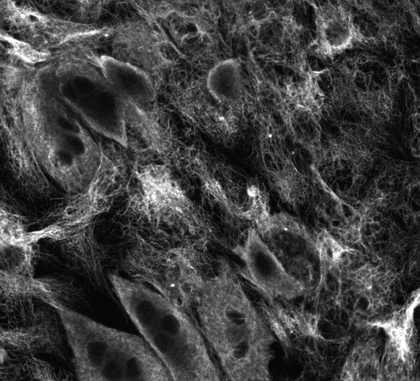
%> input picture images/image2.PNG, 420 x 381 px, shrunk from 882 x 801 before the run
$ octave nematicRun.m   (GNU Octave 9; MATLAB toolbox functions it lacks are replaced by stand-ins)
%> lines starting %> are read from the running program, lines starting %| are printed output that depends on the picture
### analyze_nematic_order.m
function [S_field, theta_field, avg_nematic_order, global_nematic_order, U, V] = analyze_nematic_order(filename, sigma, box_size, Fancy, Filter)
%> called with sigma = 3, box_size = 64, Fancy = 0
    % ANALYZE_NEMATIC_ORDER Analyzes orientational order and director fields from image texture.
    %
    % This function calculates local and global nematic order parameters using
    % the Structure Tensor (or gradient-based coherence tensor) computed from the image.
    %
    % INPUTS:
    %   filename             - Path to the image file (e.g. PNG/JPG)
    %   sigma                - Standard deviation of the Gaussian blur kernel (reduces pixel noise)
    %   box_size             - Width of square grid boxes for local spatial averaging (pixels)
    %   Fancy                - Visualization flag (1 for styled thicker arrows, 0 for simple quiver)
    %   Filter               - Optional input (not active in current implementation)
    %
    % OUTPUTS:
    %   S_field              - 2D grid of interpolated local nematic order (scalar, 0 to 1)
    %   theta_field          - 2D grid of interpolated local director angles (scaled by /pi)
    %   avg_nematic_order    - Average nematic order across all grid boxes
    %   global_nematic_order - Nematic order computed across the entire image at once
    %   U, V                 - X and Y components of the local nematic director (unit vectors)

    % ---------------------------------------------------------------------
    % 1. Image Pre-processing
    % ---------------------------------------------------------------------
    % Read the image from disk
    img = imread(filename);
%> img is the input picture: size 381x420x3 uint8; min 2, max 255, mean 63.5

    % Convert to grayscale if it is an RGB color image (3 channels)
    if size(img, 3) == 3
        img = rgb2gray(img);
%> img: size 381x420 uint8
    end

    % Convert image representation to double precision in the range [0, 1]
    img = im2double(img);
%> img: size 381x420 double

    % ---------------------------------------------------------------------
    % 2. Image Smoothing
    % ---------------------------------------------------------------------
    % Apply a Gaussian low-pass filter to smooth the image. This suppresses
    % high-frequency noise (e.g., sensor noise, pixel-level fluctuations)
    % and helps focus the gradient computation on relevant texture features.
    blurred_img = imgaussfilt(img, sigma);
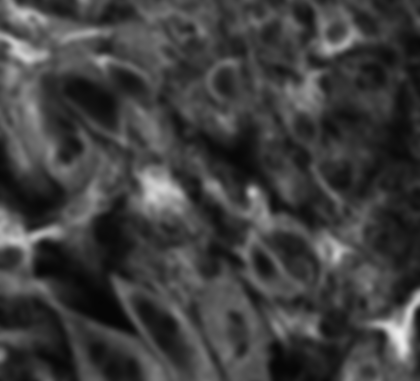
%> blurred_img: size 381x420 double; min 0.0231, max 0.932, mean 0.249

    % ---------------------------------------------------------------------
    % 3. Gradient Computation
    % ---------------------------------------------------------------------
    % Calculate local gradients (partial derivatives along x and y) using
    % central differences. Gradients point in the direction of greatest
    % intensity change (perpendicular to texture lines/strips).
    [Ix, Iy] = gradient(blurred_img);
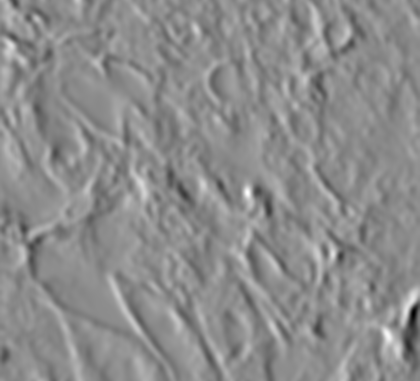
%> Ix: size 381x420 double; min -0.114, max 0.0927, mean -0.000305; drawn with min black and max white
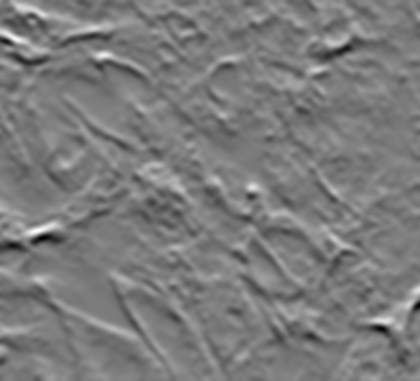
%> Iy: size 381x420 double; min -0.0889, max 0.0939, mean 4.35e-06; drawn with min black and max white

    % Get the size of the smoothed image
    [height, width] = size(blurred_img);
%> height = 381; width = 420

    % ---------------------------------------------------------------------
    % 4. Box-wise Structure Tensor Calculations
    % ---------------------------------------------------------------------
    % Divide the image into a grid of square boxes of size `box_size x box_size`.
    % We compute local texture properties in each grid cell.
    num_boxes_x = floor(width / box_size);
%> num_boxes_x = 6
    num_boxes_y = floor(height / box_size);
%> num_boxes_y = 5

    % Pre-allocate arrays for the nematic tensor components:
    % In 2D, the nematic order tensor Q is represented as:
    % Q = S * [cos(2*theta), sin(2*theta); sin(2*theta), -cos(2*theta)]
    % Let:
    %   c2 = S * cos(2*theta)
    %   s2 = S * sin(2*theta)
    % These elements capture the orientational features of the local structure.
    c2_all = zeros(num_boxes_y, num_boxes_x);
    s2_all = zeros(num_boxes_y, num_boxes_x);

    % Loop through each grid box
    for i = 1:num_boxes_y
        for j = 1:num_boxes_x
            % Define the boundary coordinates of the current box
            row_start = (i-1)*box_size + 1;
            row_end = i*box_size;
            col_start = (j-1)*box_size + 1;
            col_end = j*box_size;

            % Extract the gradients (Ix, Iy) for the pixels inside the current box
            Ix_box = Ix(row_start:row_end, col_start:col_end);
            Iy_box = Iy(row_start:row_end, col_start:col_end);

            % Compute the elements of the Local Structure Tensor (J):
            % J = [ J11, J12;
            %       J12, J22 ]
            % where:
            %   J11 = <Ix^2>
            %   J12 = <Ix * Iy>
            %   J22 = <Iy^2>
            % and <.> denotes spatial averaging over the box.
            J11 = mean2(Ix_box.^2);
            J12 = mean2(Ix_box .* Iy_box);
            J22 = mean2(Iy_box.^2);

            % Trace of the structure tensor represents the total gradient energy
            traceJ = J11 + J22;

            % Handle homogeneous regions where gradients are negligible (e.g., flat background)
            if traceJ < 1e-10
                c2 = 0;
                s2 = 0;
            else
                % Normalize structure tensor elements to extract pure orientation.
                % The primary orientation of the texture gradient is related to the
                % difference in eigenvalues.
                % c2 = cos(2*phi_grad) and s2 = sin(2*phi_grad)
                c2 = (J11 - J22) / traceJ;
                s2 = (2 * J12) / traceJ;
            end

            % Store the computed nematic components for the current box
            c2_all(i, j) = c2;
            s2_all(i, j) = s2;
        end
    end
%> after the loop, c2 = 0.115; c2_all = [-0.351 -0.601 -0.2 0.0267 0.246 -0.219; 0.403 -0.213 -0.0057 0.113 0.0662 0.0498; 0.319 0.078 0.133 0.00987 0.275 0.0722; -0.469 0.172 -0.0209 0.192 0.0963 0.0829; -0.149 0.182 0.143 0.226 -0.0141 0.115]; s2 = 0.0493; s2_all = [-0.488 0.044 -0.28 -0.178 -0.163 0.127; -0.159 -0.278 -0.493 -0.148 -0.2 -0.0737; -0.498 -0.156 -0.47 -0.286 -0.436 -0.314; 0.0796 0.398 -0.219 -0.318 -0.44 -0.202; -0.275 -0.656 -0.589 -0.478 -0.464 0.0493]

    % ---------------------------------------------------------------------
    % 5. Scalar Nematic Order Parameter
    % ---------------------------------------------------------------------
    % Calculate the average nematic components over all grid boxes
    c2_avg = mean(c2_all(:));
%> c2_avg = 0.0253
    s2_avg = mean(s2_all(:));
%> s2_avg = -0.252

    % avg_nematic_order (S_average): Quantifies how aligned the local directors
    % are with each other across the entire sample. Ranges from 0 (disordered,
    % isotropic) to 1 (perfectly aligned, single uniform direction).
    avg_nematic_order = sqrt(c2_avg^2 + s2_avg^2);
%> avg_nematic_order = 0.253

    % ---------------------------------------------------------------------
    % 6. Global Nematic Order Parameter (Entire Image)
    % ---------------------------------------------------------------------
    % Instead of analyzing box-wise, compute a single structure tensor for
    % the entire image gradients.
    J11_global = mean2(Ix.^2);
%> J11_global = 0.000197
    J12_global = mean2(Ix .* Iy);
%> J12_global = -4.05e-05
    J22_global = mean2(Iy.^2);
%> J22_global = 0.000187
    traceJ_global = J11_global + J22_global;
%> traceJ_global = 0.000385

    if traceJ_global < 1e-10
        global_nematic_order = 0;
    else
        c2_global = (J11_global - J22_global) / traceJ_global;
%> c2_global = 0.0255
        s2_global = (2 * J12_global) / traceJ_global;
%> s2_global = -0.211
        global_nematic_order = sqrt(c2_global^2 + s2_global^2);
%> global_nematic_order = 0.212
    end

    % Display numerical results in the command window
    fprintf('Average Nematic Order (box-wise): %.4f\n', avg_nematic_order);
%| Average Nematic Order (box-wise): 0.2534
    fprintf('Global Nematic Order: %.4f\n', global_nematic_order);
%| Global Nematic Order: 0.2123

    % ---------------------------------------------------------------------
    % 7. Field Interpolation & Visualization
    % ---------------------------------------------------------------------
    % S_box: The local scalar order parameter (anisotropy) in each box.
    % It quantifies the degree of local alignment inside the box.
    S_box = sqrt(c2_all.^2 + s2_all.^2);
%> S_box = [0.601 0.603 0.344 0.18 0.295 0.253; 0.433 0.351 0.493 0.186 0.211 0.0889; 0.591 0.175 0.488 0.287 0.516 0.323; 0.476 0.434 0.22 0.371 0.45 0.219; 0.312 0.681 0.606 0.529 0.464 0.125]

    % theta_box: The local orientation of the gradient.
    % We multiply by 0.5 because nematic symmetry has a period of 180 degrees (pi).
    theta_box = 0.5 * atan2(s2_all, c2_all);
%> theta_box = [-1.1 1.53 -1.1 -0.711 -0.293 1.31; -0.188 -1.11 -0.791 -0.46 -0.626 -0.488; -0.501 -0.554 -0.647 -0.768 -0.504 -0.672; 1.49 0.581 -0.833 -0.514 -0.678 -0.591; -1.03 -0.65 -0.666 -0.565 -0.801 0.202]

    % Interpolate the fields to create a higher-resolution visual representation.
    % interp2(..., 4) refines the grid 4 times using bilinear interpolation.
    S_field = interp2(S_box, 4);
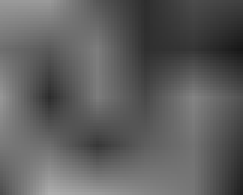
%> S_field: size 65x81 double (shown 3 times larger); min 0.0889, max 0.681, mean 0.372
    theta_field = interp2((theta_box)/pi, 4);
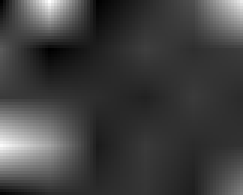
%> theta_field: size 65x81 double (shown 3 times larger); min -0.354, max 0.488, mean -0.144; drawn with min black and max white

    % Plot the local orientation angle map (sin(2*theta_field))
    % The sine function projects the angle into a smooth, periodic representation.
    figure;
    imagesc(sin(theta_field*2));
    colormap(twilight); % Cyclic colormap (useful for wrapping angles)
%> (this line was passed over: twilight is not available in this run)
    colorbar;
    title('Angle of the Nematic Director (sin(2\theta))');
    axis image;
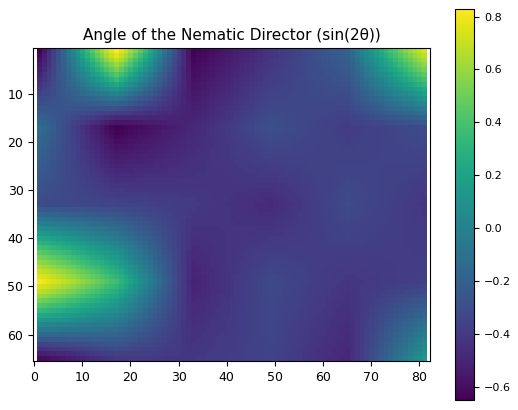
%> figure redrawn from the program's plot data

    % ---------------------------------------------------------------------
    % 8. Director Overlay (Quiver Plot)
    % ---------------------------------------------------------------------
    % Compute coordinates for the center of each box
    [X, Y] = meshgrid(1:num_boxes_x, 1:num_boxes_y);

    % The gradients are perpendicular to the texture lines (director).
    % To obtain the director field (tangent to the skin lines/fibers), we add pi/2 (90 degrees).
    U = cos(theta_box + pi/2);
%> U = [0.89 -0.999 0.889 0.653 0.289 -0.966; 0.187 0.897 0.711 0.444 0.586 0.469; 0.48 0.526 0.603 0.695 0.483 0.623; -0.996 -0.549 0.74 0.492 0.627 0.557; 0.859 0.605 0.618 0.535 0.718 -0.201]
    V = sin(theta_box + pi/2);
%> V = [0.456 0.0365 0.457 0.758 0.957 0.26; 0.982 0.443 0.703 0.896 0.81 0.883; 0.877 0.85 0.798 0.719 0.876 0.782; 0.084 0.836 0.673 0.871 0.779 0.83; 0.512 0.796 0.786 0.845 0.696 0.98]

    % Plot 1: Image overlaid with Director Field
    figure;
    subplot(1,2,1);
    imagesc(img);
    colormap gray;
    hold on;

    % Draw lines (directors) using quiver without arrowheads
    if Fancy == 1
        % Heavy, highly-visible line style
        quiver(X * box_size - box_size/2, Y * box_size - box_size/2, U, V, 0.7, ...
               'Alignment', 'center', 'ShowArrowHead', 'off', 'Marker', 'o', ...
               'LineWidth', 2, 'Color', [1 1 0], 'AutoScaleFactor', 0.7);
    else
        % Standard yellow line style
        quiver(X * box_size - box_size/2, Y * box_size - box_size/2, U, V, 0.7, ...
               'y', 'Alignment', 'center', 'ShowArrowHead', 'off', 'LineWidth', 1.2);
%> (this line was passed over: quiver is not available in this run)
    end
    title('Director Field Overlay');
    axis image;
    hold off;

    % Plot 2: Nematic angle map beside it (in grayscale for comparison)
    subplot(1,2,2);
    imagesc(sin(theta_field*2));
    colormap gray;
    title('Angle of the Nematic Director');
    axis image;
end

### nematicRun.m
% Nematic Run script
% This script sets parameters, loads the input image, runs the nematic order analysis,
% and can be used to extract local profiles of the nematic order parameter.

clearvars;
close all;
clc;

% =========================================================================
% PARAMETER DEFINITIONS
% =========================================================================

% Define the full path to the input image file
filename = fullfile('/Users/mukherjee/Documents/MATLAB/Nematic Skin/valeria/images/', 'image2.PNG');

% sigma: Width of the Gaussian smoothing kernel (in pixels).
% This filters out high-frequency pixel noise before computing gradients.
% For example, sigma = 3 corresponds to a kernel size that smoothes features smaller than ~3 pixels.
sigma = 3;

% box_size: The dimension (in pixels) of the square grid boxes used for local averaging.
% The structure tensor and nematic order parameters are calculated inside each box_size x box_size region.
box_size = 64;

% =========================================================================
% NEMATIC ORDER ANALYSIS
% =========================================================================
% S_field: Interpolated local scalar nematic order parameter field (0 = disordered, 1 = perfectly ordered)
% theta_field: Interpolated local nematic director angle field (in radians, scaled /pi)
% avg_nematic_order: Average scalar nematic order parameter over all grid boxes
% global_nematic_order: Global scalar nematic order parameter calculated across the entire image at once
% U, V: X and Y components of the local director field vectors (unit vectors)
%
% Arguments: (filename, sigma, box_size, Fancy_Visualization_Flag)
% Setting Fancy = 0 uses standard yellow quiver arrows for the director field.
[S_field, theta_field, avg_nematic_order, global_nematic_order, U, V] = analyze_nematic_order(filename, sigma, box_size, 0);
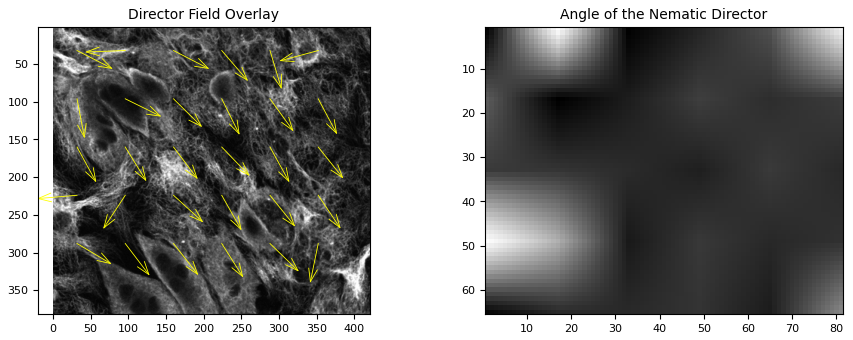
%> figure redrawn from the program's plot data, 2 panels
%> avg_nematic_order = 0.253; global_nematic_order = 0.212

% =========================================================================
% OPTIONAL POST-PROCESSING & PROFILE EXTRACTION
% =========================================================================
% Un-comment the code below to extract and plot a 1D profile of the nematic order S
% along the x-direction, averaged across a specific horizontal band (y-region).
%
% % Plot the local interpolated nematic order parameter map
% figure;
% imagesc(S_field);
% title('Scalar Nematic Order (Interpolated)');
% colorbar;
%
% % Define the vertical (y) bounds of the band of interest (in grid box coordinates)
% y1 = 300;
% y2 = 450;
%
% % Calculate the mean of S along the x-direction within the y1-y2 band
% Qy = mean(S_field(y1:y2, :), 1);
%
% % Plot the 1D profile
% figure;
% plot(Qy, 'LineWidth', 1.2);
% grid on;
% xlabel('x position');
% ylabel('S (Nematic Order)');
% title('Average Nematic Order Profile');

$ run again, with images/image1.PNG copied over images/image2.PNG
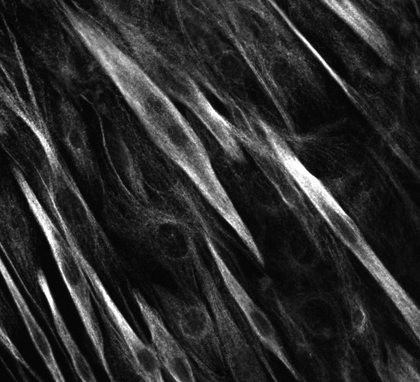
%> input picture images/image1.PNG, 420 x 382 px, shrunk from 871 x 793 before the run
%> in analyze_nematic_order, img is the input picture: size 382x420x3 uint8; min 3, max 255, mean 43.8
%> after the loop in analyze_nematic_order, `for i = 1:num_boxes_y`: c2 = 0.269; c2_all = [0.517 0.0778 0.0649 0.197 0.109 0.00835; 0.29 0.281 0.193 0.0804 0.189 0.105; 0.531 0.477 0.219 0.381 0.0802 0.125; 0.588 0.53 -0.104 0.31 0.189 0.16; 0.593 0.478 0.262 0.493 0.212 0.269]; s2 = -0.905; s2_all = [-0.535 -0.865 -0.72 -0.715 -0.943 -0.94; -0.791 -0.876 -0.901 -0.918 -0.787 -0.937; -0.713 -0.668 -0.889 -0.778 -0.919 -0.883; -0.757 -0.785 -0.471 -0.887 -0.852 -0.876; -0.726 -0.836 -0.784 -0.806 -0.469 -0.905]
%> c2_avg = 0.263
%> s2_avg = -0.798
%> in analyze_nematic_order, `avg_nematic_order = sqrt(c2_avg^2 + s2_avg^2);`: avg_nematic_order = 0.84
%> J11_global = 0.000366
%> J12_global = -0.000227
%> J22_global = 0.000185
%> traceJ_global = 0.000551
%> c2_global = 0.328
%> s2_global = -0.824
%> in analyze_nematic_order, `global_nematic_order = sqrt(c2_global^2 + s2_global^2);`: global_nematic_order = 0.887
%| Average Nematic Order (box-wise): 0.8401
%| Global Nematic Order: 0.8871
%> S_box = [0.744 0.869 0.723 0.742 0.949 0.94; 0.842 0.92 0.921 0.922 0.809 0.943; 0.889 0.82 0.915 0.866 0.923 0.891; 0.959 0.947 0.482 0.94 0.873 0.891; 0.938 0.963 0.827 0.945 0.515 0.944]
%> theta_box = [-0.401 -0.741 -0.74 -0.651 -0.728 -0.781; -0.61 -0.63 -0.68 -0.742 -0.668 -0.73; -0.466 -0.475 -0.665 -0.558 -0.742 -0.715; -0.455 -0.488 -0.894 -0.617 -0.676 -0.695; -0.443 -0.526 -0.624 -0.511 -0.573 -0.641]
%> in analyze_nematic_order, `axis image;`:
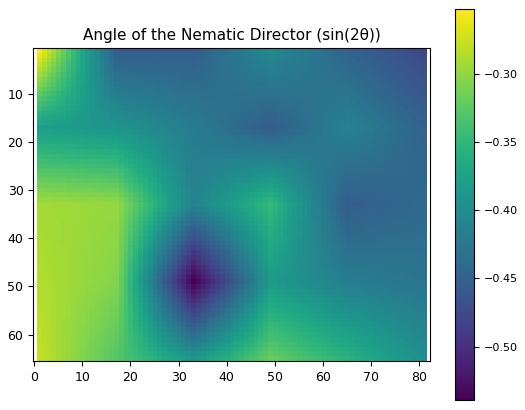
%> figure redrawn from the program's plot data
%> in analyze_nematic_order, `U = cos(theta_box + pi/2);`: U = [0.391 0.675 0.675 0.606 0.665 0.704; 0.573 0.589 0.629 0.676 0.619 0.667; 0.449 0.458 0.617 0.529 0.676 0.656; 0.44 0.469 0.78 0.579 0.626 0.64; 0.429 0.502 0.584 0.489 0.542 0.598]
%> in analyze_nematic_order, `V = sin(theta_box + pi/2);`: V = [0.921 0.738 0.738 0.796 0.747 0.71; 0.82 0.808 0.778 0.737 0.785 0.745; 0.894 0.889 0.787 0.848 0.737 0.755; 0.898 0.883 0.626 0.815 0.78 0.768; 0.903 0.865 0.812 0.872 0.84 0.802]
%> `[S_field, theta_field, avg_nematic_order, global_nematic_order, U, V] ..`:
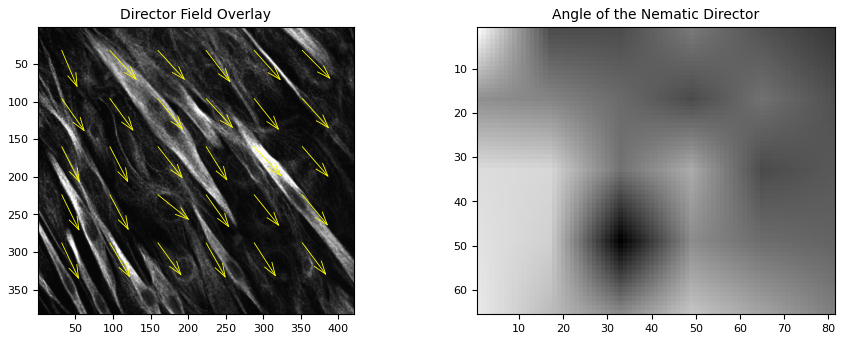
%> figure redrawn from the program's plot data, 2 panels
%> `[S_field, theta_field, avg_nematic_order, global_nematic_order, U, V] ..`: avg_nematic_order = 0.84; global_nematic_order = 0.887
